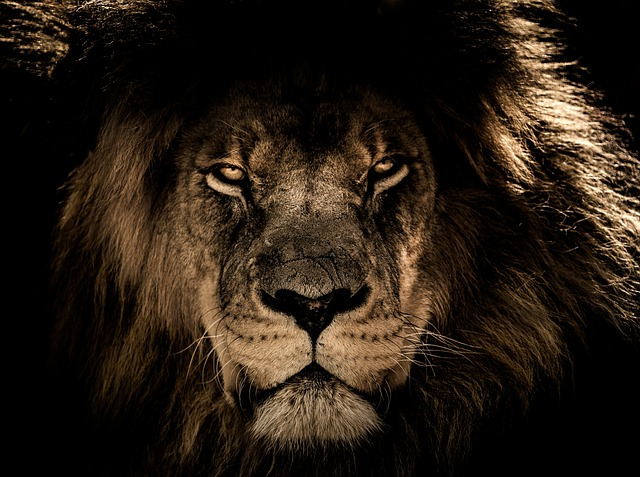
#> input picture BTChuong3/Ex3.8/lion.jpg, 640 x 477 px, found by its file name
$ python ex3.8.py
#> lines starting #> are read from the running program, lines starting #| are printed output that depends on the picture

import cv2

# Histogram Equalization function
def histo_equal(image_input: str, adjType: str = "local", colorInfo: str = "color"):

    # Load image_input
#> called with adjType = 'local', colorInfo = 'color'
    anh = cv2.imread(image_input)
#> anh is the input picture: shape (477, 640, 3); mean B, G, R 19.2, 29.1, 39.5
    # If user wants grayscale output, reload as grayscale image_input
    if(colorInfo == "gray"):
        anh = cv2.imread(image_input, 0)

    # If image_input number of dimensions is 2 perform grayscale operations
    if(anh.ndim == 2):
        # Perform global histogram equilazation
        if(adjType == 'global'):
            output = cv2.equalizeHist(anh)

        # Perform local adaptive histogram equilazation
        else:
            clahe = cv2.createCLAHE(clipLimit=5.0, tileGridSize=(10, 10))
            output = clahe.apply(anh)

    # If image_input dimension is not 2 it will be 3; perform color manipulations
    else:
        # Create HSI representation of image_input
        # Used to manipulate Intensity channel of image_input
        HSV = cv2.cvtColor(anh, cv2.COLOR_BGR2HSV)
#> HSV: shape (477, 640, 3); mean H, S, V 12.6, 126.8, 39.6
        V = HSV[:, :, 2]
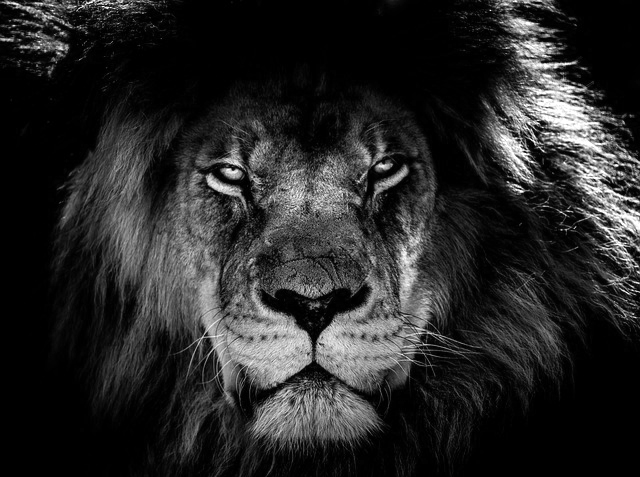
#> V: shape (477, 640); min 0, max 255, mean 39.6

        # Perform global histogram equilazation
        if(adjType == 'global'):
            equalized = cv2.equalizeHist(V)

        # Perform local adaptive histogram equilazation
        else:
            clahe = cv2.createCLAHE(clipLimit=5.0, tileGridSize=(10, 10))
            equalized = clahe.apply(V)
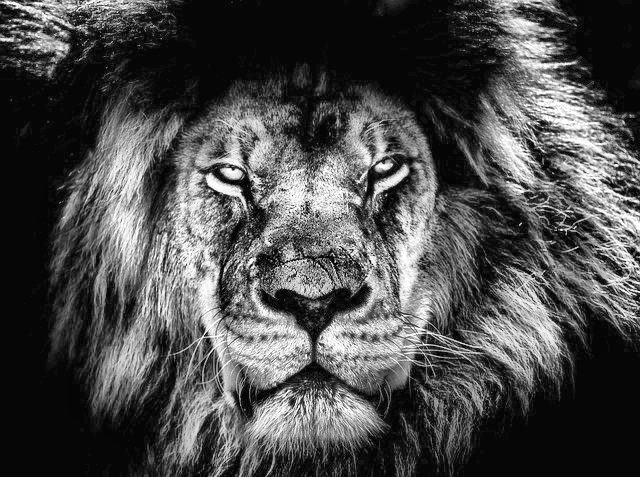
#> equalized: shape (477, 640); min 0, max 255, mean 76.1

        # Use new Intensity channel to form HSI image_input
        HSV[:, :, 2] = equalized
#> HSV: shape (477, 640, 3); mean H, S, V 12.6, 126.8, 76.1

        # Return back to rgb space
        output = cv2.cvtColor(HSV, cv2.COLOR_HSV2BGR)
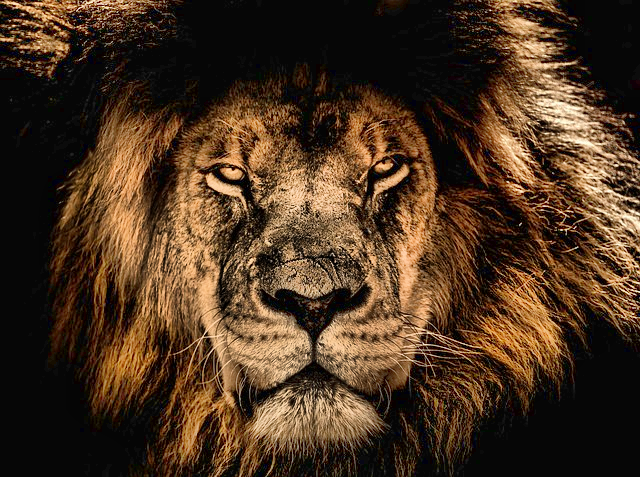
#> output: shape (477, 640, 3); mean B, G, R 33.2, 52.7, 75.8

    # Display input and output image_input
    cv2.imshow("Truoc", anh)
    cv2.imshow("Sau", output)
    cv2.waitKey(0)
    cv2.destroyAllWindows()

histo_equal("D:/3/HK2/XLA/Giua_Ky/20133119_LePhuocYen_GiuaKy/BTChuong3/Ex3.8/lion.jpg")
